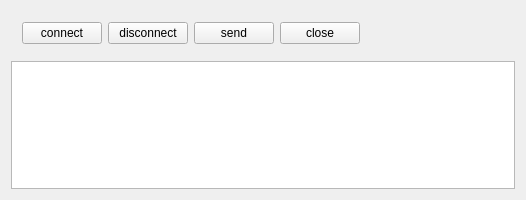
<?xml version="1.0" encoding="UTF-8"?>
<ui version="4.0">
 <class>tcpclientwidget</class>
 <widget class="QWidget" name="tcpclientwidget">
  <property name="geometry">
   <rect>
    <x>0</x>
    <y>0</y>
    <width>526</width>
    <height>200</height>
   </rect>
  </property>
  <property name="minimumSize">
   <size>
    <width>0</width>
    <height>200</height>
   </size>
  </property>
  <property name="maximumSize">
   <size>
    <width>16777215</width>
    <height>200</height>
   </size>
  </property>
  <property name="windowTitle">
   <string>tcpclientwidget</string>
  </property>
  <layout class="QVBoxLayout" name="verticalLayout">
   <item>
    <widget class="QWidget" name="widget" native="true">
     <layout class="QHBoxLayout" name="horizontalLayout">
      <item>
       <widget class="QPushButton" name="pushButtonConnect">
        <property name="text">
         <string>connect</string>
        </property>
       </widget>
      </item>
      <item>
       <widget class="QPushButton" name="pushButtonDisconnect">
        <property name="text">
         <string>disconnect</string>
        </property>
       </widget>
      </item>
      <item>
       <widget class="QPushButton" name="pushButtonSend">
        <property name="text">
         <string>send</string>
        </property>
       </widget>
      </item>
      <item>
       <widget class="QPushButton" name="pushButtonClose">
        <property name="text">
         <string>close</string>
        </property>
       </widget>
      </item>
      <item>
       <spacer name="horizontalSpacer">
        <property name="orientation">
         <enum>Qt::Horizontal</enum>
        </property>
        <property name="sizeHint" stdset="0">
         <size>
          <width>40</width>
          <height>20</height>
         </size>
        </property>
       </spacer>
      </item>
     </layout>
    </widget>
   </item>
   <item>
    <widget class="QTextBrowser" name="textBrowser"/>
   </item>
  </layout>
 </widget>
 <layoutdefault spacing="6" margin="11"/>
 <resources/>
 <connections>
  <connection>
   <sender>pushButtonClose</sender>
   <signal>clicked()</signal>
   <receiver>tcpclientwidget</receiver>
   <slot>close()</slot>
   <hints>
    <hint type="sourcelabel">
     <x>298</x>
     <y>29</y>
    </hint>
    <hint type="destinationlabel">
     <x>262</x>
     <y>99</y>
    </hint>
   </hints>
  </connection>
 </connections>
</ui>
